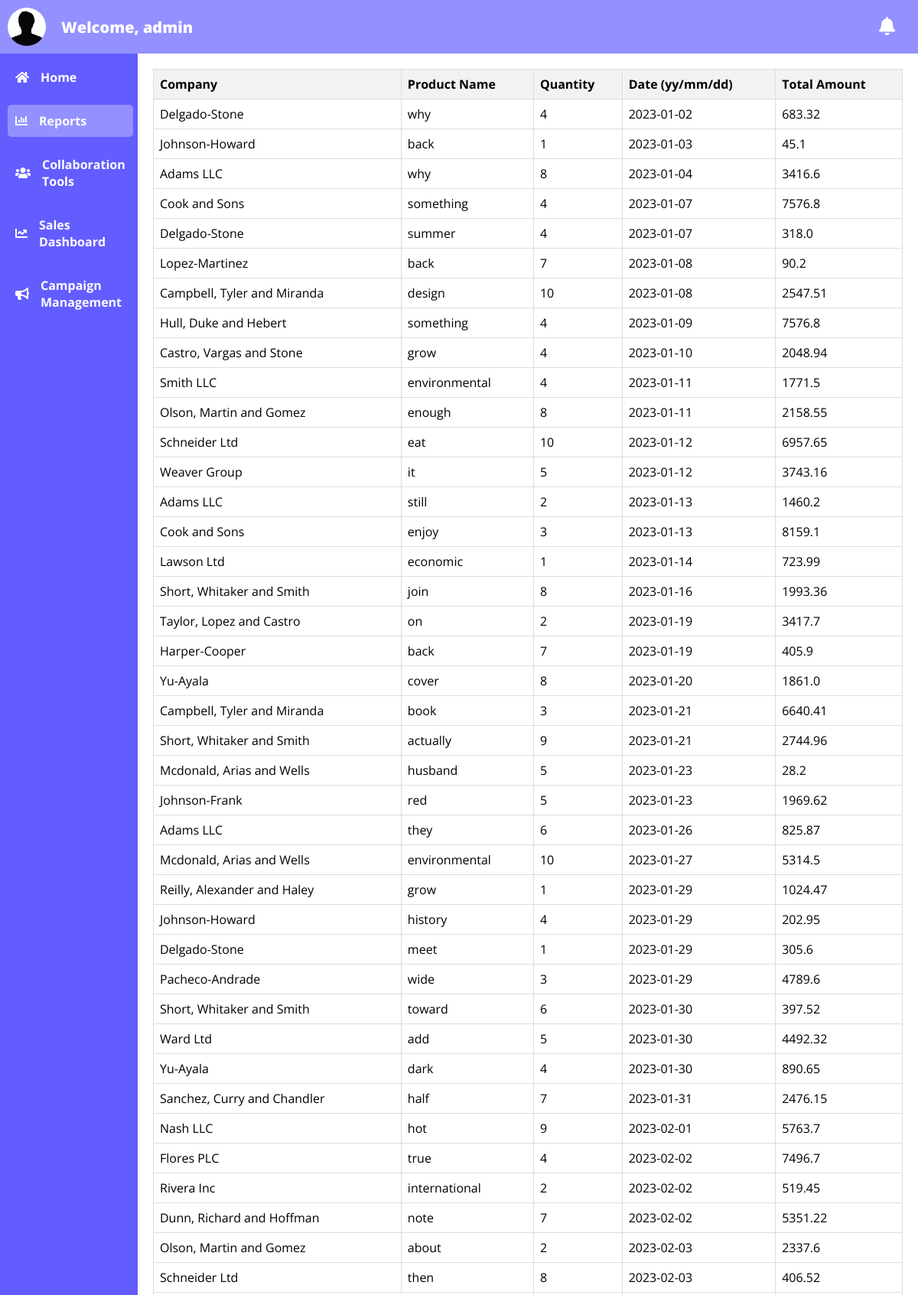
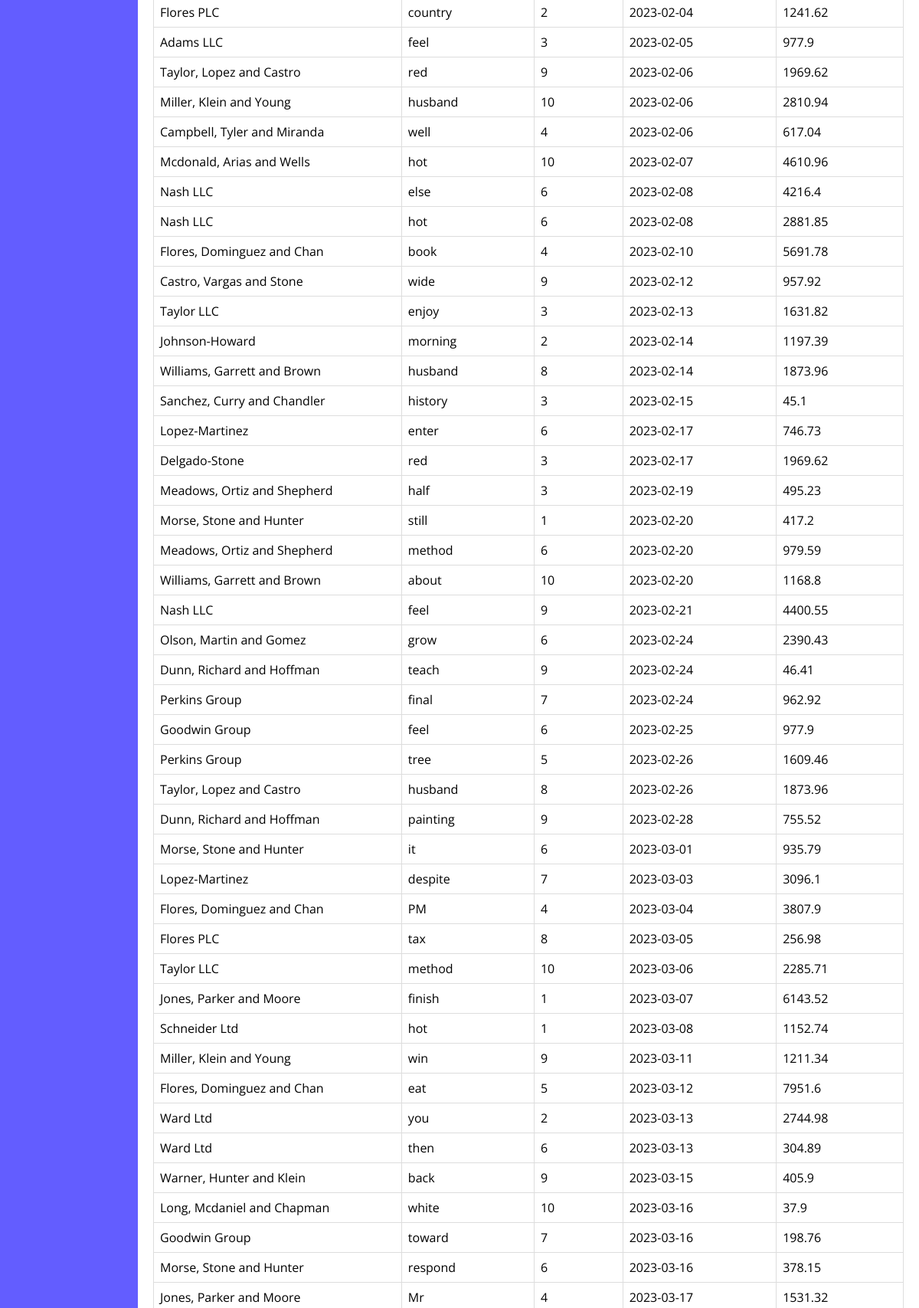
The app's page /reports (signed in, upper part) with its own data (2 pictures, top to bottom).
### tables this page shows
CREATE TABLE "users" (
	"username"	INTEGER,
	"password"	INTEGER
, "image_url"	TEXT);

### main.py (the view)
@app.route('/reports')
@login_required
def reports():
    connection = sqlite3.connect('db/customers.db')
    cursor = connection.cursor()
    query = """
    SELECT
        c.Company AS Company,
        p.Name AS ProductName,
        s.Quantity,
        s."Sale Date",
        ROUND(s."Total Amount",2) AS TotalAmount
    FROM
        Sales s
    JOIN
        Customers c ON s."Customer ID" = c.ID
    JOIN
        Products p ON s."Product ID" = p.ID
    ORDER BY "Sale Date" ASC;
    """
    cursor.execute(query)
    report_data = cursor.fetchall()
    connection.close()
    return render_template('reports.html', report_data=report_data)

### context_processors.py (called while the page is built)
def user_image_context_processor():
    user_image = None
    username = None  # Initialize username to None
    if 'username' in session:
        username = session['username']
        conn = sqlite3.connect('db/users.db')
        cursor = conn.cursor()
        cursor.execute("SELECT image_url FROM users WHERE username = ?", (username,))
        user_image_result = cursor.fetchone()
        cursor.close()
        conn.close()
        if user_image_result:
            user_image = user_image_result[0]
    return {'user_image': user_image, 'username': username}  # Include 'username' in the returned context

### main.py (called while the page is built)
def login_required(view_func):
    @wraps(view_func)
    def wrapped_view(*args, **kwargs):
        if 'username' in session:
            return view_func(*args, **kwargs)
        else:
            return redirect('/')
    return wrapped_view

### templates/reports.html
{% extends 'home.html' %}
{% block content %}
  <div class="content">
    <table>
      <thead>
        <tr>
          <th>Company</th>
          <th>Product Name</th>
          <th>Quantity</th>
          <th>Date (yy/mm/dd)</th>
          <th>Total Amount</th>
        </tr>
      </thead>
      <tbody>
        {% for row in report_data %}
          <tr>
            <td>{{ row[0] }}</td>
            <td>{{ row[1] }}</td>
            <td>{{ row[2] }}</td>
            <td>{{ row[3] }}</td>
            <td>{{ row[4] }}</td>
          </tr>
        {% endfor %}
      </tbody>
    </table>
  </div>
{% endblock %}

### templates/home.html (shortened to what this page needs)
<!DOCTYPE html>
<html>
<head>
  <link rel="stylesheet" type="text/css" href="../static/styles.css">
  <link rel="stylesheet" href="https://cdnjs.cloudflare.com/ajax/libs/font-awesome/5.15.3/css/all.min.css" />
</head>
<body>
  <div class="container">
    <div class="top-bar">
        <div class="user-container">
          <div class="user-image">
            <img src="{{ user_image }}" alt="User Image">
          </div>
          <div class="welcome-text">
            Welcome, {{ username }}
          </div>
      </div>
      <div class="notifications">
        <i class="fas fa-bell"></i>
      </div>
    </div>
    <div class="content-wrapper">
      <div class="sidebar">
        <ul class="list_top">
          <li><a href="home"><i class="fas fa-home"></i>Home</a></li>
          <li><a href="reports"><i class="fas fa-chart-bar"></i>Reports</a></li>
          <li><a href="collaboration-tools"><i class="fas fa-users"></i>Collaboration Tools</a></li>
          <li><a href="sales-dashboard"><i class="fas fa-chart-line"></i>Sales Dashboard</a></li>
          <li><a href="campaign-management"><i class="fas fa-bullhorn"></i>Campaign Management</a></li>
        </ul>
      </div>
      <div class="content">
        {% block content %}{% endblock %}
      </div>
    </div>
  </div>
</body>
</html>

### static/styles.css (style rules this page uses)
.container { display: flex; flex-direction: column; height: 100vh; }
.top-bar { background-color: #9391ff; padding: 10px; display: flex; justify-content: space-between; align-items: center; }
.user-container { display: flex; align-items: center; }
.user-image { width: 50px; height: 50px; border-radius: 50%; overflow: hidden; margin-right: 20px; }
.user-image img { width: 100%; height: 100%; object-fit: cover; }
.welcome-text { font-size: 20px; font-family: 'Open Sans', sans-serif; font-weight: 900; color: white; }
.notifications { position: relative; display: inline-block; margin-right: 20px; }
.fas.fa-bell { font-size: 24px; color: #fff; cursor: pointer; }
.content-wrapper { display: flex; flex: 1; }
.sidebar { display: flex; flex-direction: column; justify-content: space-between; align-items: flex-start; background-color: #635dff; width: 20vh; padding: 10px; }
.sidebar ul { list-style-type: none; padding: 0; }
.list_top, .list_bottom { list-style-type: none; padding: 0; margin: 0; }
.sidebar li { margin-bottom: 15px; }
.sidebar li a { display: flex; align-items: center; font-family: 'Open Sans', sans-serif; font-weight: 700; padding: 10px; color: white; text-decoration: none; cursor: pointer; width: auto; transition: background-color 0.3s; border: none; border-radius: 5px; }
.sidebar li a i { margin-right: 15px; }
.content { flex: 1; padding: 10px; }
body { font-family: 'Open Sans', sans-serif; background-color:#fff; margin: 0; padding: 0; }
table { width: 100%; border-collapse: collapse; margin-bottom: 20px; }
th, td { border: 1px solid #ddd; padding: 8px; text-align: left; }
th { background-color: #f2f2f2; }

### records on screen
users: image_url (picture), username "admin"

### other values on screen
{{ row[0] }} "Delgado-Stone" "Johnson-Howard" "Adams LLC" "Cook and Sons" "Delgado-Stone" "Lopez-Martinez" "Campbell, Tyler and Miranda" "Hull, Duke and Hebert" "Castro, Vargas and Stone" "Smith LLC" "Olson, Martin and Gomez" "Schneider Ltd" "Weaver Group" "Adams LLC" "Cook and Sons" "Lawson Ltd" "Short, Whitaker and Smith" "Taylor, Lopez and Castro" "Harper-Cooper" "Yu-Ayala" "Campbell, Tyler and Miranda" "Short, Whitaker and Smith" "Mcdonald, Arias and Wells" "Johnson-Frank" "Adams LLC" "Mcdonald, Arias and Wells" "Reilly, Alexander and Haley" "Johnson-Howard" "Delgado-Stone" "Pacheco-Andrade" "Short, Whitaker and Smith" "Ward Ltd" "Yu-Ayala" "Sanchez, Curry and Chandler" "Nash LLC" "Flores PLC" "Rivera Inc" "Dunn, Richard and Hoffman" "Olson, Martin and Gomez" "Schneider Ltd" "Flores PLC" "Adams LLC" "Taylor, Lopez and Castro" "Miller, Klein and Young" "Campbell, Tyler and Miranda" "Mcdonald, Arias and Wells" "Nash LLC" "Nash LLC" "Flores, Dominguez and Chan" "Castro, Vargas and Stone" "Taylor LLC" "Johnson-Howard" "Williams, Garrett and Brown" "Sanchez, Curry and Chandler" "Lopez-Martinez" "Delgado-Stone" "Meadows, Ortiz and Shepherd" "Morse, Stone and Hunter" "Meadows, Ortiz and Shepherd" "Williams, Garrett and Brown" "Nash LLC" "Olson, Martin and Gomez" "Dunn, Richard and Hoffman" "Perkins Group" "Goodwin Group" "Perkins Group" "Taylor, Lopez and Castro" "Dunn, Richard and Hoffman" "Morse, Stone and Hunter" "Lopez-Martinez" "Flores, Dominguez and Chan" "Flores PLC" "Taylor LLC" "Jones, Parker and Moore" "Schneider Ltd" "Miller, Klein and Young" "Flores, Dominguez and Chan" "Ward Ltd" "Ward Ltd" "Warner, Hunter and Klein" "Long, Mcdaniel and Chapman" "Goodwin Group" "Morse, Stone and Hunter" "Jones, Parker and Moore"
{{ row[1] }} "why" "back" "why" "something" "summer" "back" "design" "something" "grow" "environmental" "enough" "eat" "it" "still" "enjoy" "economic" "join" "on" "back" "cover" "book" "actually" "husband" "red" "they" "environmental" "grow" "history" "meet" "wide" "toward" "add" "dark" "half" "hot" "true" "international" "note" "about" "then" "country" "feel" "red" "husband" "well" "hot" "else" "hot" "book" "wide" "enjoy" "morning" "husband" "history" "enter" "red" "half" "still" "method" "about" "feel" "grow" "teach" "final" "feel" "tree" "husband" "painting" "it" "despite" "PM" "tax" "method" "finish" "hot" "win" "eat" "you" "then" "back" "white" "toward" "respond" "Mr"
{{ row[2] }} "4" "1" "8" "4" "4" "7" "10" "4" "4" "4" "8" "10" "5" "2" "3" "1" "8" "2" "7" "8" "3" "9" "5" "5" "6" "10" "1" "4" "1" "3" "6" "5" "4" "7" "9" "4" "2" "7" "2" "8" "2" "3" "9" "10" "4" "10" "6" "6" "4" "9" "3" "2" "8" "3" "6" "3" "3" "1" "6" "10" "9" "6" "9" "7" "6" "5" "8" "9" "6" "7" "4" "8" "10" "1" "1" "9" "5" "2" "6" "9" "10" "7" "6" "4"
{{ row[3] }} "2023-01-02" "2023-01-03" "2023-01-04" "2023-01-07" "2023-01-07" "2023-01-08" "2023-01-08" "2023-01-09" "2023-01-10" "2023-01-11" "2023-01-11" "2023-01-12" "2023-01-12" "2023-01-13" "2023-01-13" "2023-01-14" "2023-01-16" "2023-01-19" "2023-01-19" "2023-01-20" "2023-01-21" "2023-01-21" "2023-01-23" "2023-01-23" "2023-01-26" "2023-01-27" "2023-01-29" "2023-01-29" "2023-01-29" "2023-01-29" "2023-01-30" "2023-01-30" "2023-01-30" "2023-01-31" "2023-02-01" "2023-02-02" "2023-02-02" "2023-02-02" "2023-02-03" "2023-02-03" "2023-02-04" "2023-02-05" "2023-02-06" "2023-02-06" "2023-02-06" "2023-02-07" "2023-02-08" "2023-02-08" "2023-02-10" "2023-02-12" "2023-02-13" "2023-02-14" "2023-02-14" "2023-02-15" "2023-02-17" "2023-02-17" "2023-02-19" "2023-02-20" "2023-02-20" "2023-02-20" "2023-02-21" "2023-02-24" "2023-02-24" "2023-02-24" "2023-02-25" "2023-02-26" "2023-02-26" "2023-02-28" "2023-03-01" "2023-03-03" "2023-03-04" "2023-03-05" "2023-03-06" "2023-03-07" "2023-03-08" "2023-03-11" "2023-03-12" "2023-03-13" "2023-03-13" "2023-03-15" "2023-03-16" "2023-03-16" "2023-03-16" "2023-03-17"
{{ row[4] }} "683.32" "45.1" "3416.6" "7576.8" "318.0" "90.2" "2547.51" "7576.8" "2048.94" "1771.5" "2158.55" "6957.65" "3743.16" "1460.2" "8159.1" "723.99" "1993.36" "3417.7" "405.9" "1861.0" "6640.41" "2744.96" "28.2" "1969.62" "825.87" "5314.5" "1024.47" "202.95" "305.6" "4789.6" "397.52" "4492.32" "890.65" "2476.15" "5763.7" "7496.7" "519.45" "5351.22" "2337.6" "406.52" "1241.62" "977.9" "1969.62" "2810.94" "617.04" "4610.96" "4216.4" "2881.85" "5691.78" "957.92" "1631.82" "1197.39" "1873.96" "45.1" "746.73" "1969.62" "495.23" "417.2" "979.59" "1168.8" "4400.55" "2390.43" "46.41" "962.92" "977.9" "1609.46" "1873.96" "755.52" "935.79" "3096.1" "3807.9" "256.98" "2285.71" "6143.52" "1152.74" "1211.34" "7951.6" "2744.98" "304.89" "405.9" "37.9" "198.76" "378.15" "1531.32"
